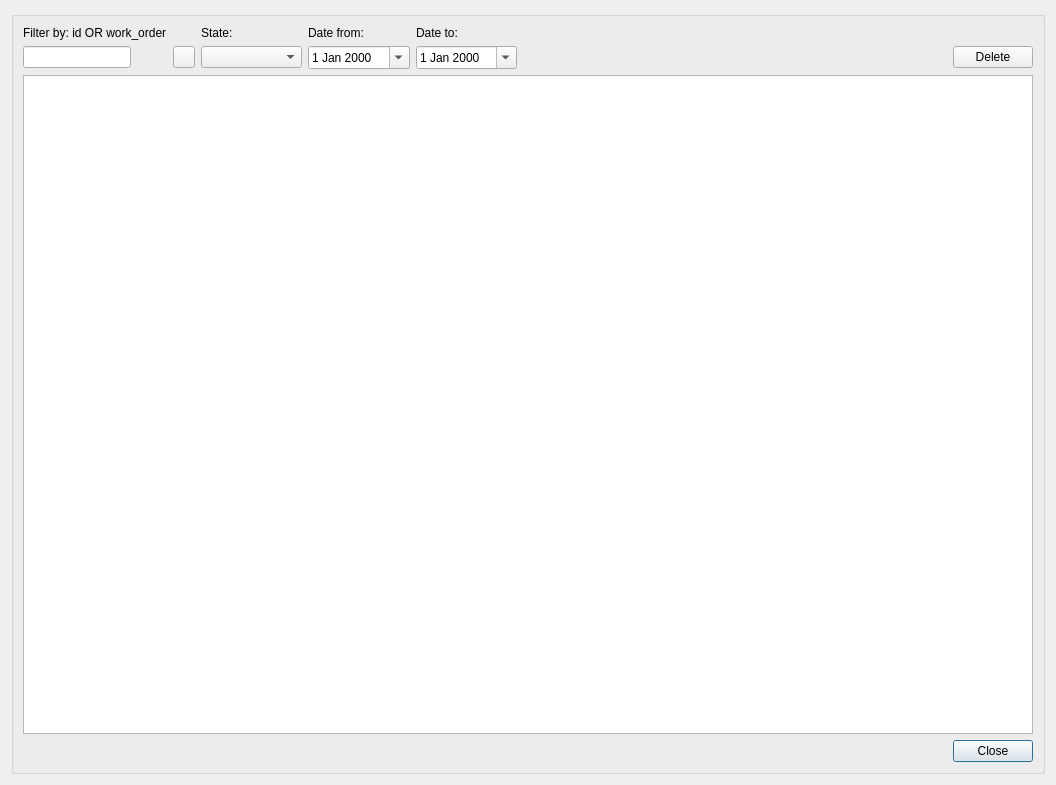
<?xml version="1.0" encoding="UTF-8"?>
<ui version="4.0">
 <class>document_management</class>
 <widget class="QDialog" name="document_management">
  <property name="geometry">
   <rect>
    <x>0</x>
    <y>0</y>
    <width>1056</width>
    <height>785</height>
   </rect>
  </property>
  <property name="windowTitle">
   <string>Mincut management</string>
  </property>
  <layout class="QGridLayout" name="verticalLayout_4">
   <item row="2" column="0">
    <widget class="QGroupBox" name="groupBox">
     <property name="title">
      <string/>
     </property>
     <layout class="QGridLayout" name="verticalLayout_3">
      <item row="5" column="9">
       <widget class="QPushButton" name="btn_cancel">
        <property name="text">
         <string>Close</string>
        </property>
       </widget>
      </item>
      <item row="3" column="1">
       <widget class="QPushButton" name="btn_selector_mincut">
        <property name="maximumSize">
         <size>
          <width>22</width>
          <height>22</height>
         </size>
        </property>
        <property name="text">
         <string/>
        </property>
       </widget>
      </item>
      <item row="3" column="0">
       <widget class="QLineEdit" name="txt_mincut_id">
        <property name="sizePolicy">
         <sizepolicy hsizetype="Fixed" vsizetype="Fixed">
          <horstretch>0</horstretch>
          <verstretch>0</verstretch>
         </sizepolicy>
        </property>
        <property name="text">
         <string/>
        </property>
       </widget>
      </item>
      <item row="1" column="0">
       <widget class="QLabel" name="label">
        <property name="text">
         <string>Filter by: id OR work_order</string>
        </property>
       </widget>
      </item>
      <item row="3" column="2">
       <widget class="QComboBox" name="state_edit">
        <property name="sizePolicy">
         <sizepolicy hsizetype="Preferred" vsizetype="Fixed">
          <horstretch>0</horstretch>
          <verstretch>0</verstretch>
         </sizepolicy>
        </property>
       </widget>
      </item>
      <item row="5" column="0" colspan="9">
       <spacer name="horizontalSpacer">
        <property name="orientation">
         <enum>Qt::Horizontal</enum>
        </property>
        <property name="sizeHint" stdset="0">
         <size>
          <width>40</width>
          <height>20</height>
         </size>
        </property>
       </spacer>
      </item>
      <item row="4" column="0" colspan="10">
       <widget class="QTableView" name="tbl_mincut_edit"/>
      </item>
      <item row="3" column="9">
       <widget class="QPushButton" name="btn_delete">
        <property name="sizePolicy">
         <sizepolicy hsizetype="Fixed" vsizetype="Fixed">
          <horstretch>0</horstretch>
          <verstretch>0</verstretch>
         </sizepolicy>
        </property>
        <property name="text">
         <string>Delete</string>
        </property>
       </widget>
      </item>
      <item row="3" column="5" colspan="2">
       <spacer name="horizontalSpacer_2">
        <property name="orientation">
         <enum>Qt::Horizontal</enum>
        </property>
        <property name="sizeHint" stdset="0">
         <size>
          <width>80</width>
          <height>20</height>
         </size>
        </property>
       </spacer>
      </item>
      <item row="1" column="2">
       <widget class="QLabel" name="label_2">
        <property name="text">
         <string>State:</string>
        </property>
       </widget>
      </item>
      <item row="3" column="3">
       <widget class="QDateEdit" name="date_from">
        <property name="calendarPopup">
         <bool>true</bool>
        </property>
       </widget>
      </item>
      <item row="3" column="4">
       <widget class="QDateEdit" name="date_to">
        <property name="calendarPopup">
         <bool>true</bool>
        </property>
       </widget>
      </item>
      <item row="1" column="3">
       <widget class="QLabel" name="lbl_date_from">
        <property name="text">
         <string>Date from:</string>
        </property>
       </widget>
      </item>
      <item row="1" column="4">
       <widget class="QLabel" name="lbl_date_to">
        <property name="text">
         <string>Date to:</string>
        </property>
       </widget>
      </item>
     </layout>
    </widget>
   </item>
  </layout>
 </widget>
 <resources/>
 <connections/>
</ui>
